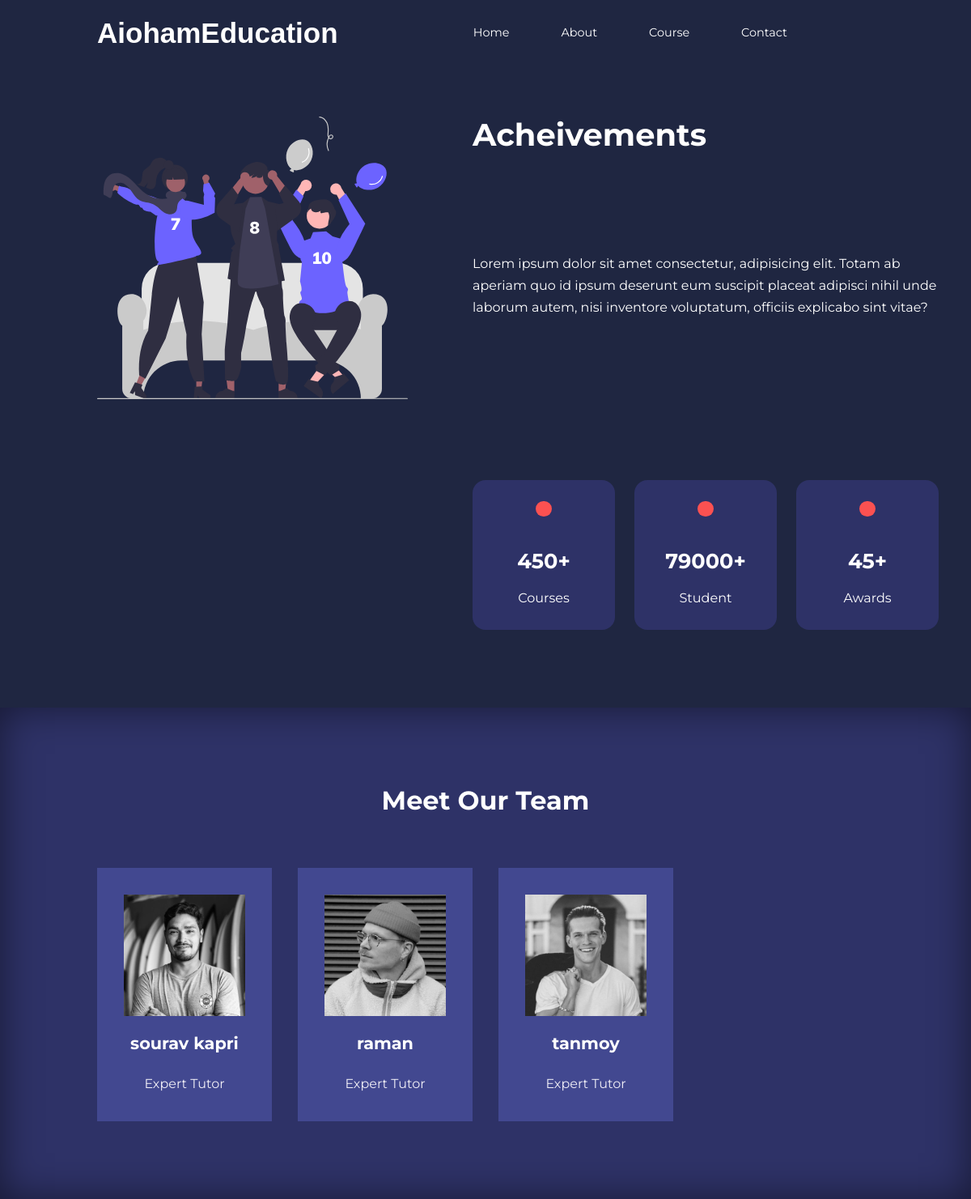
/education/about/, run on the app's committed database.
### education/models.py (models this page shows, shortened)
class EducationTeamMember(models.Model):
    name=models.CharField(max_length=100)
    subject=models.ForeignKey(EducationSubject,on_delete=models.CASCADE)
    image=models.ImageField(upload_to='education_team/',null=True,default=True)

### education/views.py (the view)
# urls.py: path('about/',views.about.as_view(),name='educationAbout'),
class about(View):
    def get(self,request):
        team=EducationTeamMember.objects.all()
        return render(request,'education/about.html',{"team":team})

### education/templates/education/about.html (shortened to what this page needs)
{% extends 'education/base.html' %}
{% load static %}
{% block style %}
    <link rel="stylesheet" href="{% static 'education/css/about.css' %}">
{% endblock style %}
{% block content %}
<section class="about_achievements">
    <div class="container about_achievements-container">
        <div class="about_achievements-left">
            <img src="{% static 'education/images/avc.svg' %}" alt="">
        </div>
        <div class="about_achievements-right">
            <h1>Acheivements</h1>
            <p>
                Lorem ipsum dolor sit amet consectetur, adipisicing elit. Totam ab aperiam quo id ipsum deserunt eum suscipit placeat adipisci nihil unde laborum autem, nisi inventore voluptatum, officiis explicabo sint vitae?
            </p>
            <div class="achievements_cards">
                <article class="achievement_card">
                    <span class="achievement_icon">
                    </span>
                    <h3>450+</h3>
                    <p>Courses</p>
                </article>
                <article class="achievement_card">
                    <span class="achievement_icon">
                    </span>
                    <h3>79000+</h3>
                    <p>Student</p>
                </article>
                <article class="achievement_card">
                    <span class="achievement_icon">
                    </span>
                    <h3>45+</h3>
                    <p>Awards</p>
                </article>
            </div>
        </div>
    </div>
</section>
<section class="team">
    <h2>Meet Our Team</h2>
    <div class="container team_container">
        {% for i in team %}
        <article class="team_member">
            <div class="team_member-image">
            <img src="{{i.image.url}}" alt="">
            </div>
            <div class="team_member-info">
                <h4>{{i.name}}</h4>
                <p>Expert Tutor</p>
            </div>
        </article>
        {% endfor %}
    </div>
</section>
{% endblock content %}

### static/education/css/base.css (style rules this page uses)
* { margin: 0; padding: 0; outline: 0; text-decoration: none; list-style: none; }
:root { --color-white:hsl(252,30%,100%); --color-light:hsl(252,30%,95%); --color-gray:hsl(252,15%,65%); --color-primary:hsl(252,75%,60%); --color-secondary:hsl(252,100%,90%); --color-success:hsl(120,95%,65%); --color-warning:#f7c94b; --color-danger:hsl(0,95%,65%); --color-danger-variant:rgba(247,88,66,0.4); --color-drack:hsl(252,30%,17%); --color-black:hsl(252,30%,10%); --color-bg:#1f2641; --color-bg1:#2e3267; --color-bg2:#424890; --container-width-lg:80%; --container-width-md:90%; --container-width-sm:94%; --transition:all 400ms ease; --border-radius:2rem; --card-border-radius:1rem; --btn-padding:0.6rem 2rem; --search-padding:0.5rem 1rem; --card-padding:1rem; --sricky-top-left:5.4rem; --sricky-top-right:-18rem; }
body { font-family: 'Montserrat', sans-serif; line-height: 1.7; color: var(--color-white); background: var(--color-bg); }
.container { width: var(--container-width-lg); margin: 0 auto; }
section { padding: 6rem 0; }
section h2 { text-align: center; margin-bottom: 4rem; }
h1,h2,h3,h4,h5,h6 { line-height: 1.2; }
h1 { font-size: 2.4rem; }
h2 { font-size: 2rem; }
h3 { font-size: 1.6rem; }
h4 { font-size: 1.3rem; }
img { width: 100%; display: block; object-fit: cover; }

### static/education/css/about.css (style rules this page uses)
.about_achievements { margin-top: 3rem; }
.about_achievements-container { display: grid; grid-template-columns: 40% 60%; gap: 5rem; }
.about_achievements-right>p { margin: 7.6rem 0 12.5rem; }
.achievements_cards { display: grid; grid-template-columns: repeat(3,1fr); gap: 1.5rem; }
.achievement_card { background-color: var(--color-bg1); padding: 1.6rem; border-radius: 1rem; text-align: center; transition: var(--transition); }
.achievement_icon { background: var(--color-danger); padding: 0.6rem; border-radius: 1rem; display: inline-block; margin-bottom: 2rem; font-size: 2rem; }
.achievement_card p { margin-top: 1rem; }
.team { background: var(--color-bg1); box-shadow: inset 0 0 3rem rgba(0, 0, 0, 0.5); }
.team_container { display: grid; grid-template-columns: repeat(4,1fr); gap: 2rem; }
.team_member { background: var(--color-bg2); padding: 2rem; border: 1px solid transparent; transition: var(--transition); position: relative; overflow: hidden; }
.team_member-image img { filter: saturate(0); }
.team_member-info * { text-align: center; margin-top: 1.4rem; }
.team_member-info p { color: var(--color-light); }

### data on the page
EducationTeamMember: image (picture), name "sourav kapri"
EducationTeamMember: image (picture), name "raman"
EducationTeamMember: image (picture), name "tanmoy"
